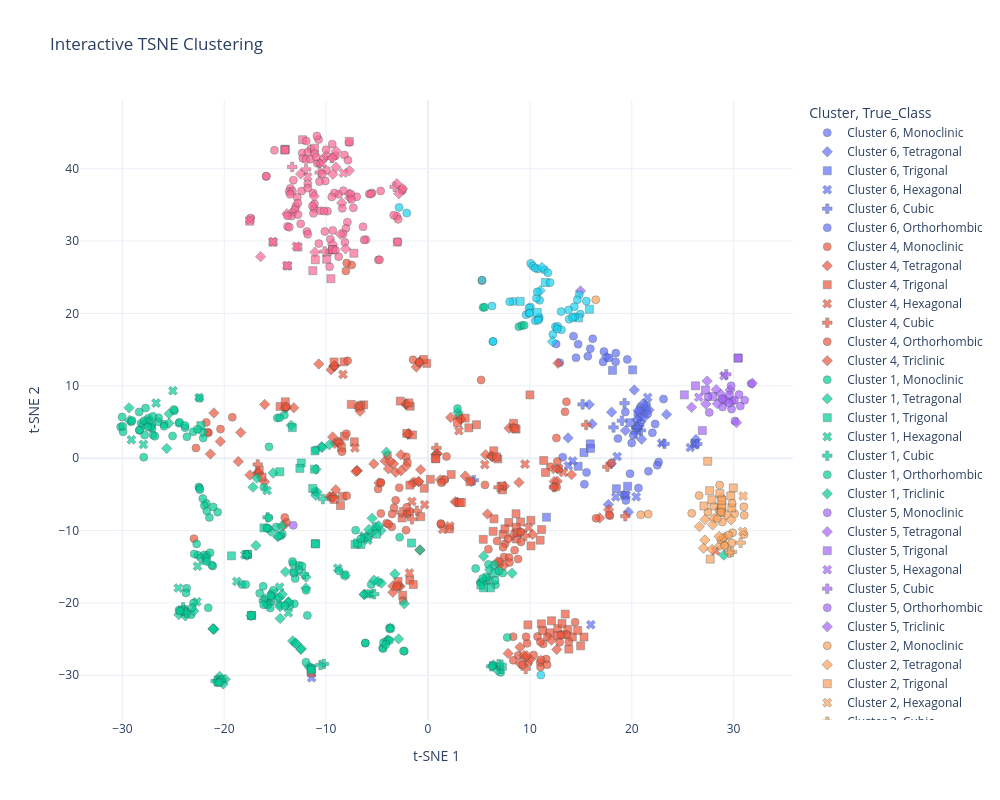

The notebook cell saved with this chart:
### Markdown cell above
# Clustering on SOAP descriptors

### Code cell
import polars as pl
import numpy as np
import matplotlib.pyplot as plt
from sklearn.preprocessing import StandardScaler


def analyze_materials_project(df):
    df_clean = df.drop_nulls(subset=["acsf_embedding"])
    
    if df_clean.height == 0:
        print("No valid embeddings found. Did you run with force_fetch=True?")
        return

    print(f"Analyzing {df_clean.height} materials...")

    #soap_matrix = np.array(df_clean["soap_embedding"].to_list())
    acsf_matrix = np.array(df_clean["acsf_embedding"].to_list())
    
    # Standardize them separately first (important because they have different scales)
    scaler_soap = StandardScaler()
    scaler_acsf = StandardScaler()
    
    #soap_scaled = scaler_soap.fit_transform(soap_matrix)
    acsf_scaled = scaler_acsf.fit_transform(acsf_matrix)
    
    # Concatenate: X = [SOAP_normalized | ACSF_normalized]
    #X_combined = np.hstack([soap_scaled, acsf_scaled])
    
    print(f"Feature Matrix Shape: {acsf_matrix.shape}")

    # 4. Define 'True Labels' for coloring (Optional)
    # Using 'crystal_system' (Cubic, Hexagonal, etc.) is great for validation
    true_labels = df_clean["crystal_system"].to_list()
    
    # Create Metadata DataFrame for hovering in interactive plots
    meta_df = df_clean.select([
        pl.col("material_id").alias("mol_id"), # Renaming to match ClusterAnalysis expectations
        pl.col("formula_pretty").alias("canonical_smiles"), # Using formula as 'SMILES'
        "crystal_system",
        "space_group"
    ])

    # 5. Run Clustering Analysis
    analyzer = ClusterAnalysis(acsf_matrix, true_labels=true_labels, meta_df=meta_df)
    
    # Run K-Means
    # n_clusters=7 is a good starting guess for crystal systems (7 systems)
    analyzer.run(method='kmeans', n_clusters=7)
    
    # Evaluate
    analyzer.evaluate()

    # 6. Plot t-SNE
    print("Generating t-SNE plot...")
    analyzer.plot_tsne(
        perplexity=30, 
        title_suffix="Features: ACSF", 
        highlight_top_overlaps=0 # Turn off if you don't want overlap circles
    )
    
    # Optional: Interactive Plot
    analyzer.plot_interactive(method='tsne', perplexity=30)

analyze_materials_project(mp.df)
